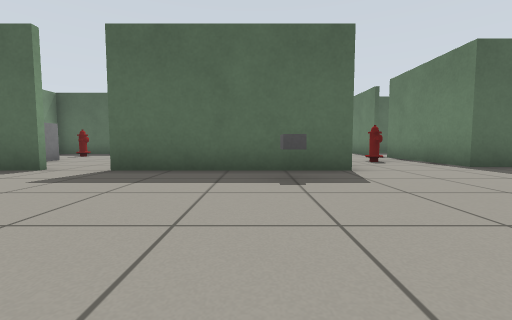
View 1 (above)

21 first-person views from a walk through a robot-simulator world made for Gazebo. The camera is 0.5 m above the floor, tilts 4° down and sees 90° across. Floor lines are 1 m apart. The floor is counted in squares, 1 m on a side. Each view is taken from the middle of a square. On the plan, view 1 faces up. The plan holds only what a view shows up to about 9 squares ahead; the rest is blank. Surface patterns are stand-ins for the level's own textures.

View 2
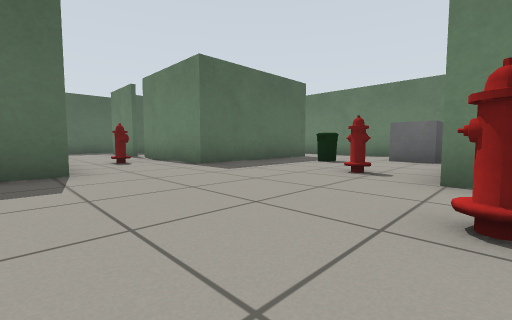

View 3
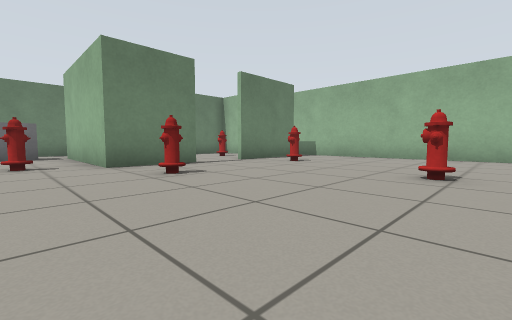

View 4
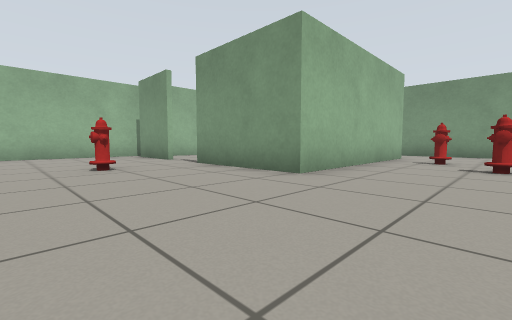

View 5
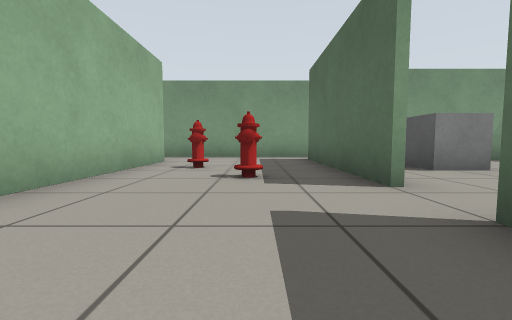

View 6
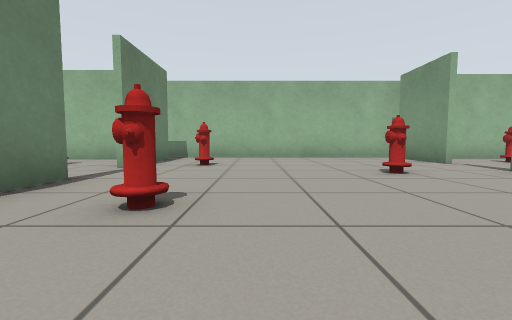

View 7
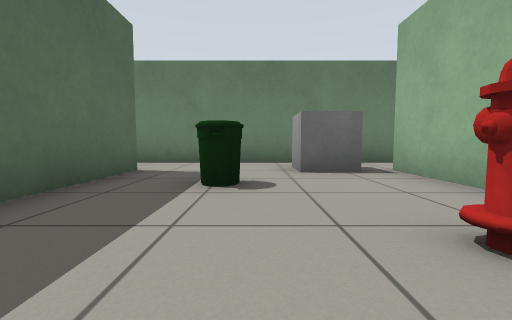

View 8
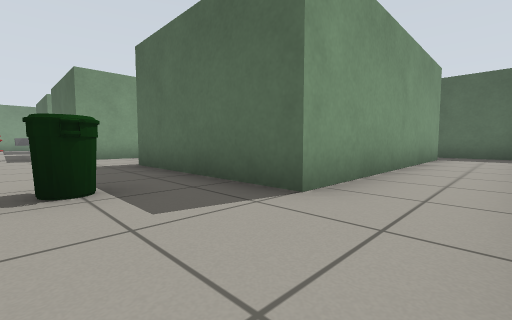

View 9
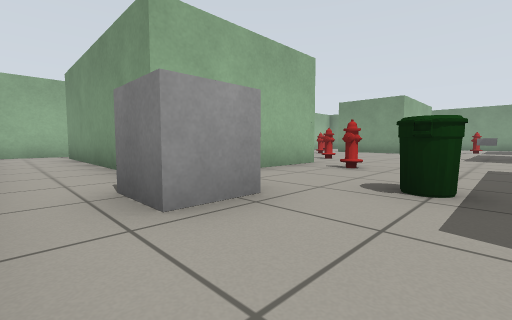

View 10
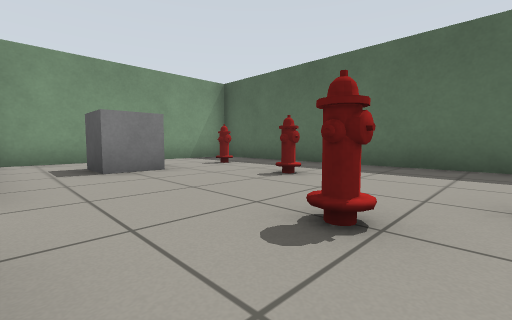

View 11
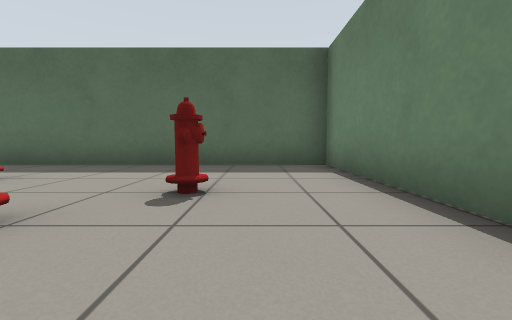

View 12
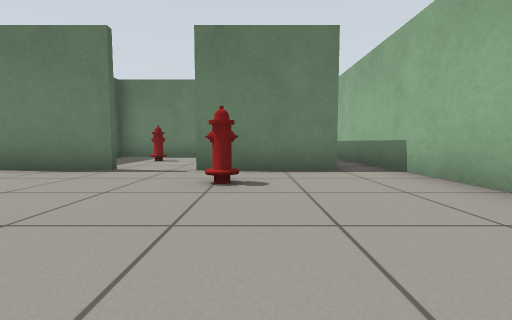

View 13
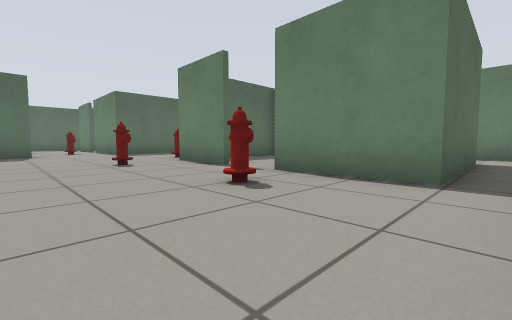

View 14
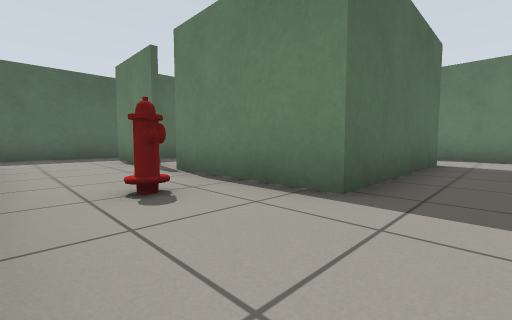

View 15
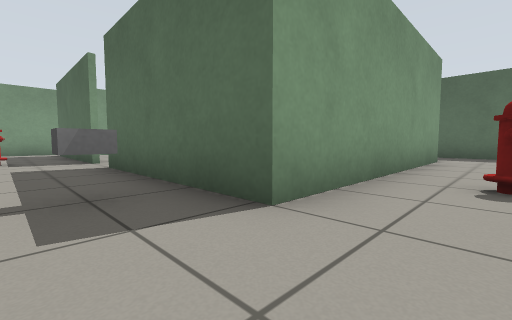

View 16
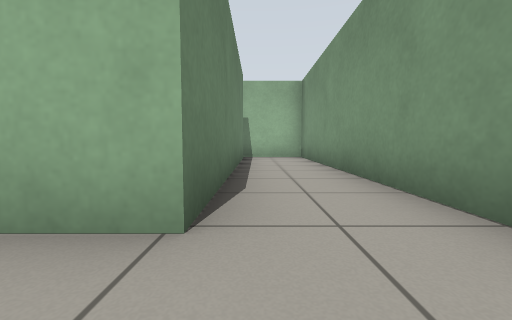

View 17
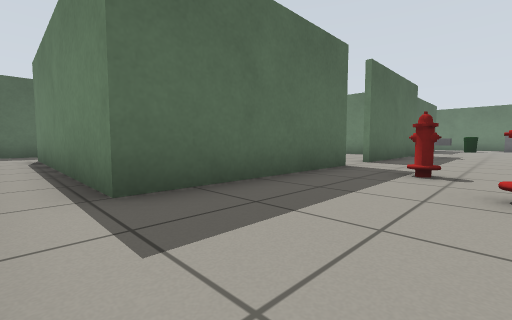

View 18
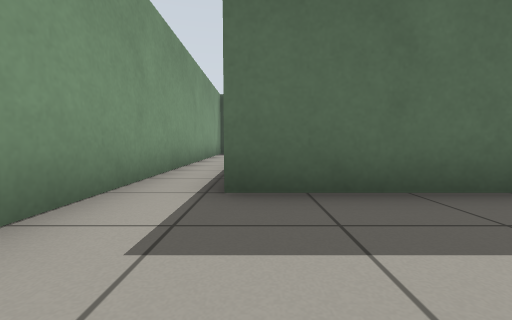

View 19
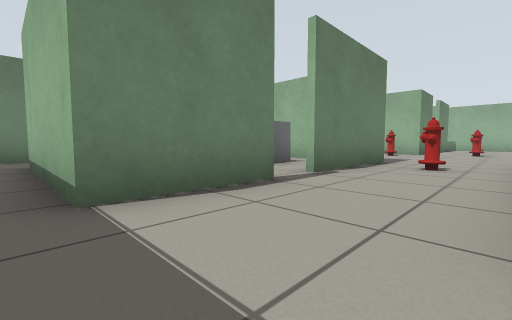

View 20
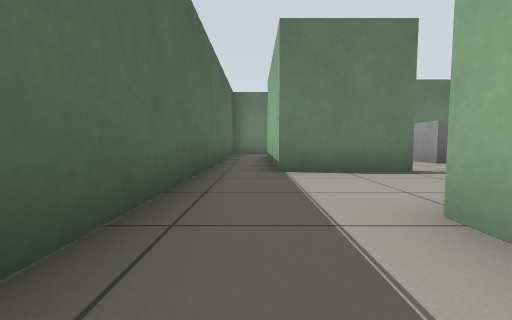

View 21
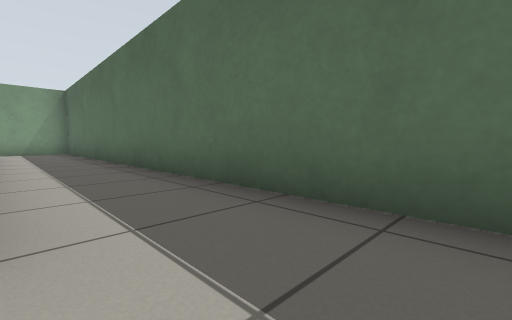

### Floor plan
Points are (right, up) in squares from view 1. A wall is a line through its corners. A room is listed if a view was taken in it or the views show most of it. See-through windows are left out.
Room 1 (views 1, 2, 3, 4, 5, 6, 7, 8, 9, 12, 13, 14, 15, 16, 17, 18)
walls: (4.5, -1.5) (4.5, 0.6) (8.5, 0.6) (8.5, -5.4) (4.5, -5.4) (4.5, -2.9); (-2.4, -3.8) (-2.4, -5.9); (-3.7, 4.5) (-8.3, 4.5) (-8.3, 10.7); (1.7, 9.5) (1.7, 4.5) (-2.6, 4.5); (10.4, -0.5) (10.4, 6); (-2.8, -6.5) (10, -6.5); (10.4, -6) (10.4, -5.3); (-7.6, -5.9) (-7.6, 0.6) (-2.4, 0.6) (-2.4, -2.4); (8.5, 11.6) (8.5, 5.1) (4.3, 5.1) (4.3, 8.4); (10.4, 11.4) (10.4, 12); (10, 12.9) (8.5, 12.9); (-9.5, 11.4) (-9.5, -6.5) (-7.5, -6.5)
ways out: opening at (-3, 4) to room 2; opening at (0, 5) to room 2; opening at (-9, 12) to room 3; opening at (3, 10.5) to room 3; opening at (8, 12) to room 3; opening at (4, 9) to room 4; opening at (5, -2) to room 5; opening at (-3, -3)
objects: fire hydrant (-6, 2); fire hydrant (-5, 3); fire hydrant (0, -2); grey box (0, 4) to (1, 4); fire hydrant (3, -4); fire hydrant (3, 0); fire hydrant (3, 6); fire hydrant (5, 2); bin (7, 3); other object (8, 2) to (9, 2)
Room 2 (views 10, 11)
walls: (1.5, 6.5) (1.5, 10.6) (-8.2, 10.6) (-8.2, 4.9)
ways out: opening at (-3, 4) to room 1; opening at (0, 5) to room 1
objects: other object (-6, 6) to (-6, 7); fire hydrant (-6, 9); fire hydrant (-4, 8); fire hydrant (-2, 6); fire hydrant (-1, 7)
Room 3 (views 19, 20, 21)
walls: (1.1, 10.7) (1.7, 10.7) (1.7, 9.5); (4.3, 9.2) (4.3, 11.6) (8.5, 11.6); (8.5, 12.9) (-9, 12.9)
ways out: opening at (-9, 12) to room 1; opening at (3, 10.5) to room 1; opening at (8, 12) to room 1
Room 4 (no view inside)
walls: (6.5, 5.3) (7.9, 5.3); (8.4, 5.6) (8.4, 6.9); (6, 11.5) (5.4, 11.5)
ways out: opening at (4, 9) to room 1
objects: other object (6, 7) to (7, 8)
Room 5 (no view inside)
walls: (8.4, -2.1) (8.4, 0.4) (6.1, 0.4); (5.9, -5.3) (7.5, -5.3)
ways out: opening at (5, -2) to room 1
objects: fire hydrant (7, -1)

Where each view was taken, in squares from view 1:
view 1: 0 up, 0 right, facing up
view 2: 0 up, 1 right, facing up-right
view 3: 2 up, 1 left, facing down-right
view 4: 3 up, 1 right, facing down-left
view 5: 3 up, 1 left, facing left
view 6: 2 up, 2 right, facing down
view 7: 3 up, 4 right, facing right
view 8: 3 up, 10 right, facing up-left
view 9: 4 up, 10 right, facing down-left
view 10: 5 up, 1 left, facing up-left
view 11: 5 up, 0 right, facing up
view 12: 4 down, 0 right, facing right
view 13: 6 down, 1 right, facing up-right
view 14: 4 up, 2 right, facing up-right
view 15: 3 up, 3 right, facing up-left
view 16: 2 up, 8 left, facing down
view 17: 2 up, 9 left, facing up-right
view 18: 2 up, 8 left, facing up
view 19: 12 up, 2 right, facing down-right
view 20: 12 up, 0 right, facing right
view 21: 11 up, 3 right, facing up-left
